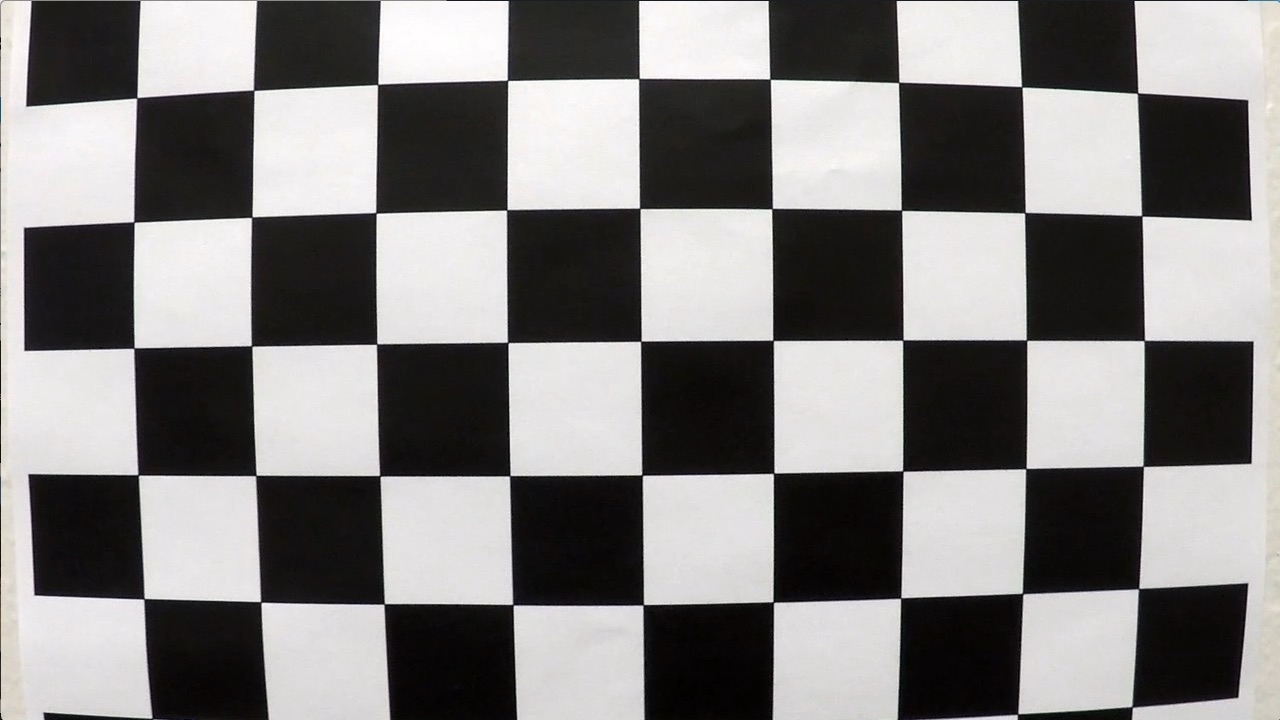
#> input picture camera_cal/calibration1.jpg, 1280 x 720 px; its folder holds only this picture in this run
$ jupyter execute --allow-errors project.ipynb   (shell and % lines are left out)   (older library calls are emulated)
#> lines starting #> are read from the running program, lines starting #| are printed output that depends on the picture; after the words box and inside, x2 and y2 are one past the last pixel; in counts of white or black regions, pixels touching at a corner belong together; long printed decimals are rounded
## Advanced Lane Finding Project

The goals / steps of this project are the following:

* Compute the camera calibration matrix and distortion coefficients given a set of chessboard images.
* Apply a distortion correction to raw images.
* Use color transforms, gradients, etc., to create a thresholded binary image.
* Apply a perspective transform to rectify binary image ("birds-eye view").
* Detect lane pixels and fit to find the lane boundary.
* Determine the curvature of the lane and vehicle position with respect to center.
* Warp the detected lane boundaries back onto the original image.
* Output visual display of the lane boundaries and numerical estimation of lane curvature and vehicle position.

---
## First, I'll compute the camera calibration using chessboard images

[cell 1]
import numpy as np
import cv2
import glob
import matplotlib.pyplot as plt

# setup 54 x 2 array of object points to map each location in 6 x 9 chessbord
# n = num of rows in chessboard
# k = num of cols in chessboard
# row | col
# j->n  i
# j->n  i+1
# j->n  i+k
objp = np.zeros((6*9,3), np.float32)
objp[:,:2] = np.mgrid[0:9,0:6].T.reshape(-1,2)

# Arrays to store object points and image points from all the images.
objpoints = [] # 3d points in real world space
imgpoints = [] # 2d points in image plane.

# Make a list of calibration images
images = glob.glob('../camera_cal/calibration*.jpg')

# loop through the list and search for chessboard corners
for fname in images:
    img = cv2.imread(fname)
#> img is the input picture: shape (720, 1280, 3); mean B, G, R 127.8, 128.4, 130.1
    gray = cv2.cvtColor(img,cv2.COLOR_BGR2GRAY)

    # Find the chessboard corners for each image
    ret, corners = cv2.findChessboardCorners(gray, (9,6),None)
#> ret = False; corners = None
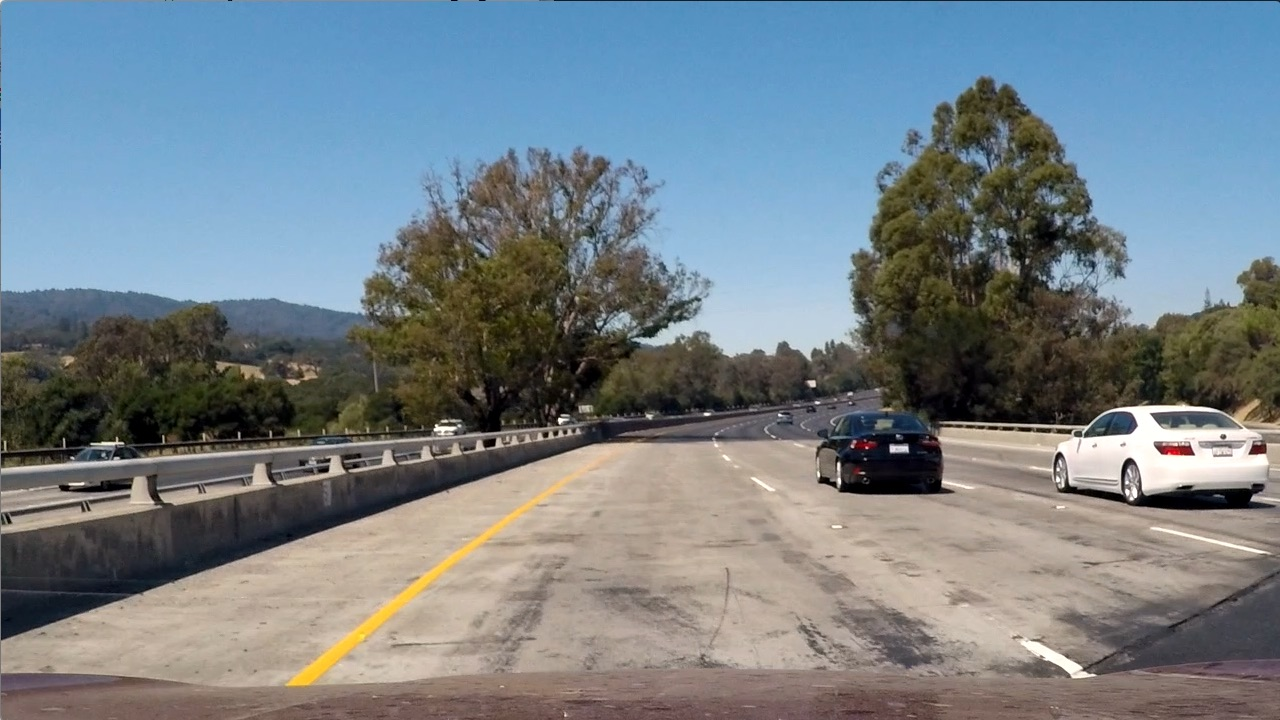
#> input picture test_images/test1.jpg, 1280 x 720 px
#> further down, image is the input picture: shape (720, 1280, 3); mean B, G, R 135.5, 128.7, 117.5

    # If found, add object points, image points
    if ret == True:
        objpoints.append(objp) # add each map of obj points for each image in the objpoints list
        imgpoints.append(corners) # add each array of corner points for each image in the imgpoints list

        # Draw and display the corners found on each image
        img = cv2.drawChessboardCorners(img, (9,6), corners, ret)
        cv2.imshow('img',img)
        cv2.waitKey(500)

cv2.destroyAllWindows()

[cell 2]
import pickle

# Test undistortion on an image
img = cv2.imread('../camera_cal/test_image.jpg')
#> (the rest of this cell did not finish here and is left out)

[cell 3]
# Save the camera calibration result for later use (we won't worry about rvecs / tvecs)
dist_pickle = {}
#> (the rest of this cell did not finish here and is left out)

## Second, I'll create a binary threshold by using gradients and color transforms

[cell 4]
import numpy as np
import cv2
import matplotlib.pyplot as plt
import matplotlib.image as mpimg
import matplotlib.patches as patches
#%matplotlib inline
#import glob

[cell 5]
def binary_threshold(img, s_thresh=(180, 255), l_thresh=(225, 255), b_thresh=(155, 200)):
#> called with s_thresh = (180, 255), l_thresh = (225, 255), b_thresh = (155, 200)
    gray = cv2.cvtColor(img, cv2.COLOR_BGR2GRAY)

    # Convert to HLS color space and separate the S channel
    hls = cv2.cvtColor(img, cv2.COLOR_BGR2HLS)
#> hls: shape (720, 1280, 3); mean of channels 0, 1, 2 60.2, 126.7, 74.4
    s_channel = hls[:,:,2]

    luv = cv2.cvtColor(img, cv2.COLOR_BGR2LUV)
#> luv: shape (720, 1280, 3); mean of channels 0, 1, 2 133.8, 93.4, 128.6
    l_channel = luv[:,:,0]

    #lab = cv2.cvtColor(img, cv2.COLOR_BGR2Lab)
    #b_channel = #lab[:,:,2]
    b_channel = cv2.cvtColor(img, cv2.COLOR_BGR2Lab)[:,:,2]

    # Sobel x
    sobelx = cv2.Sobel(gray, cv2.CV_64F, 1, 0) # Take the derivative in x on gray scale of image
    #scaled_sobelx = np.uint8(255*abs_sobelx/np.max(abs_sobelx))
    sobely = cv2.Sobel(gray, cv2.CV_64F, 0, 1) # Take the derivative in y on gray scale of image
    gradmag = np.sqrt(sobelx**2 + sobely**2)
   # Rescale to 8 bit
    scale_factor = np.max(gradmag)/255
#> scale_factor = 3.69
    gradmag = (gradmag/scale_factor).astype(np.uint8)

    # Threshold light channel to be more robust to shadows
    l_binary = np.zeros_like(l_channel)
    l_binary[(l_channel >= l_thresh[0]) & (l_channel <= l_thresh[1])] = 1

    # Threshold yellow colors
    b_binary = np.zeros_like(b_channel)

    b_binary[(b_channel >= b_thresh[0]) & (b_channel <= b_thresh[1])] = 1

    # Threshold saturation/color channel to detect both yellow/white lines
    s_binary = np.zeros_like(s_channel)
    s_binary[(s_channel >= s_thresh[0]) & (s_channel <= s_thresh[1])] = 1

# [6 lines of commented-out code are left out]

    combined_binary = np.zeros_like(b_binary)
    combined_binary[(b_binary == 1) | (l_binary == 1)] = 1

    return combined_binary

#image = mpimg.imread('../test_images/test1.jpg')
image = cv2.imread('../test_images/test1.jpg')
com_binary = binary_threshold(image)
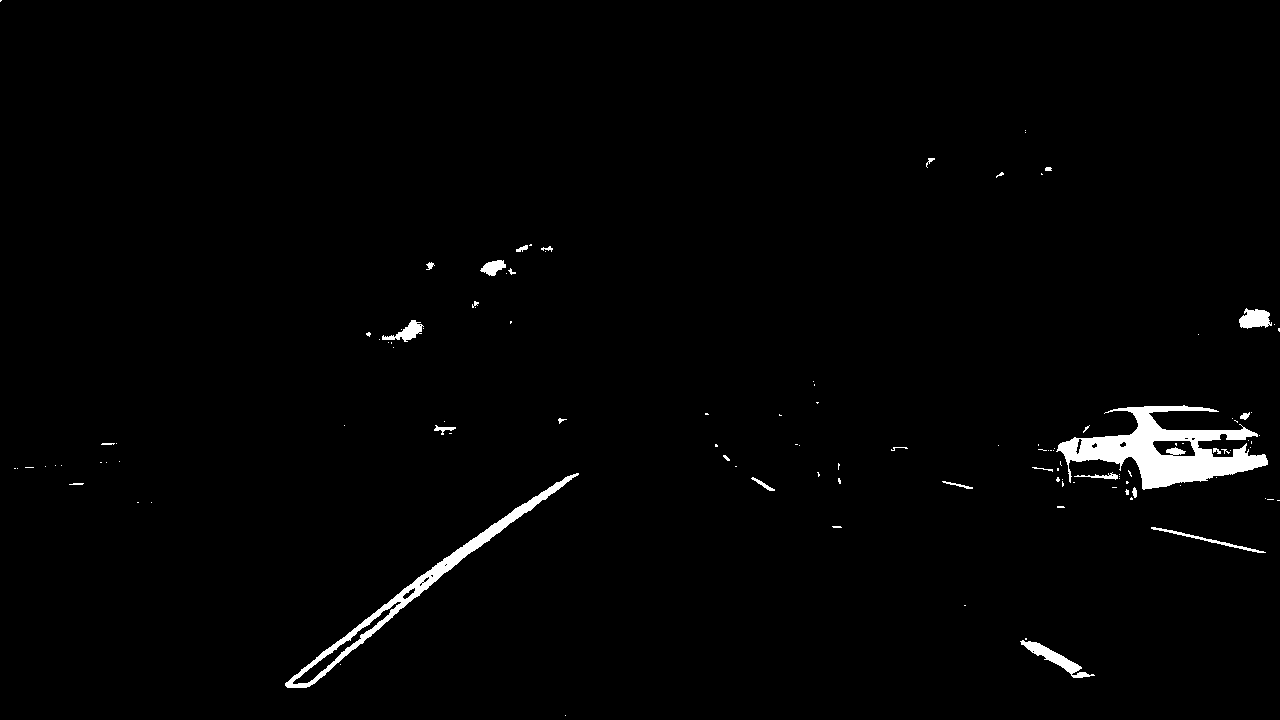
#> com_binary: shape (720, 1280); values 0 (black) and 1 (white), 1.6% white; 118 white regions (91 under 20 px), largest, box (x1, y1, x2, y2) and area: (1056, 405, 1268, 490) 7462, (285, 473, 579, 688) 3583, (1020, 640, 1095, 678) 707

f, (ax1, ax3) = plt.subplots(1, 2, figsize=(24, 9))
ax1.imshow(cv2.cvtColor(image, cv2.COLOR_BGR2RGB))
ax1.set_title('Original Image', fontsize=40)

ax3.imshow(com_binary, cmap='gray')
ax3.set_title('Combined Result', fontsize=40)
plt.subplots_adjust(left=0.03, right=0.96, top=0.9, bottom=0.)

plt.savefig('Threshold_Result.jpg')

## Next, I'll apply a perspective transform

[cell 6]
image = mpimg.imread('../test_images/test1.jpg')

[cell 7]
def warper(img, src, dst):

    # Compute and apply perspective transform
    img_size = (img.shape[1], img.shape[0])
    M = cv2.getPerspectiveTransform(src, dst)
    warped = cv2.warpPerspective(img, M, img_size, flags=cv2.INTER_NEAREST)  # keep same size as input image

    return warped

img_size = (image.shape[1], image.shape[0])
#> img_size = (1280, 720)

# get source and dest pts
# adjust to capture lane lines
src = np.float32(
    [[(img_size[0] / 2) - 70, img_size[1] / 2 + 118],
    [((img_size[0] / 6) + 30), img_size[1]],
    [(img_size[0] * 5 / 6) + 100, img_size[1]],
    [(img_size[0] / 2 + 120), img_size[1] / 2 + 118]])

print(src)
#| [[ 570.       478.     ]
#|  [ 243.333  720.     ]
#|  [1166.6666   720.     ]
#|  [ 760.       478.     ]]

# remap to rectangle for full top down view of lines
dst = np.float32(
    [[(img_size[0] / 4), 0],
    [(img_size[0] / 4), img_size[1]],
    [(img_size[0] * 3 / 4), img_size[1]],
    [(img_size[0] * 3 / 4), 0]])

top_down = warper(image,src,dst)

f, (ax1, ax2) = plt.subplots(1, 2, figsize=(24, 9))
f.tight_layout()
ax1.imshow(cv2.cvtColor(image, cv2.COLOR_BGR2RGB))
ax1.set_title('Original Image', fontsize=50)
ax1.add_patch(patches.Polygon(src,closed=True,fill=False,lw=3.0,color='r'))

ax2.imshow(cv2.cvtColor(top_down, cv2.COLOR_BGR2RGB))
ax2.set_title('Warped Image', fontsize=50)
ax2.add_patch(patches.Polygon(dst,closed=True,fill=False,lw=3.0,color='r'))

plt.subplots_adjust(left=0.04, right=0.95, top=0.9, bottom=0.)

plt.savefig('Warped_Result.jpg')
#> figure, not shown here; B, G, R data is drawn as R, G, B

## Next, I apply a sliding window search through a convolution to identify the lane lines.

[cell 8]
# window settings
window_width = 25
window_height = 80 # Break image into 9 vertical layers since image height is 720
margin = 5 # How much to slide left and right for searching

def process_image(image,src,dst):
    image = cv2.undistort(image, mtx, dist, None, mtx) # undistort with camera calibration
    image = binary_threshold(image) # run binary threshold
    image = warper(image,src,dst) # run perspective transform

    return image

# [44 lines left out: functions window_mask, find_window_centroids, not called in this run]

#image = mpimg.imread('../test_images/test1.jpg')
image = cv2.imread('../test_images/test6.jpg')
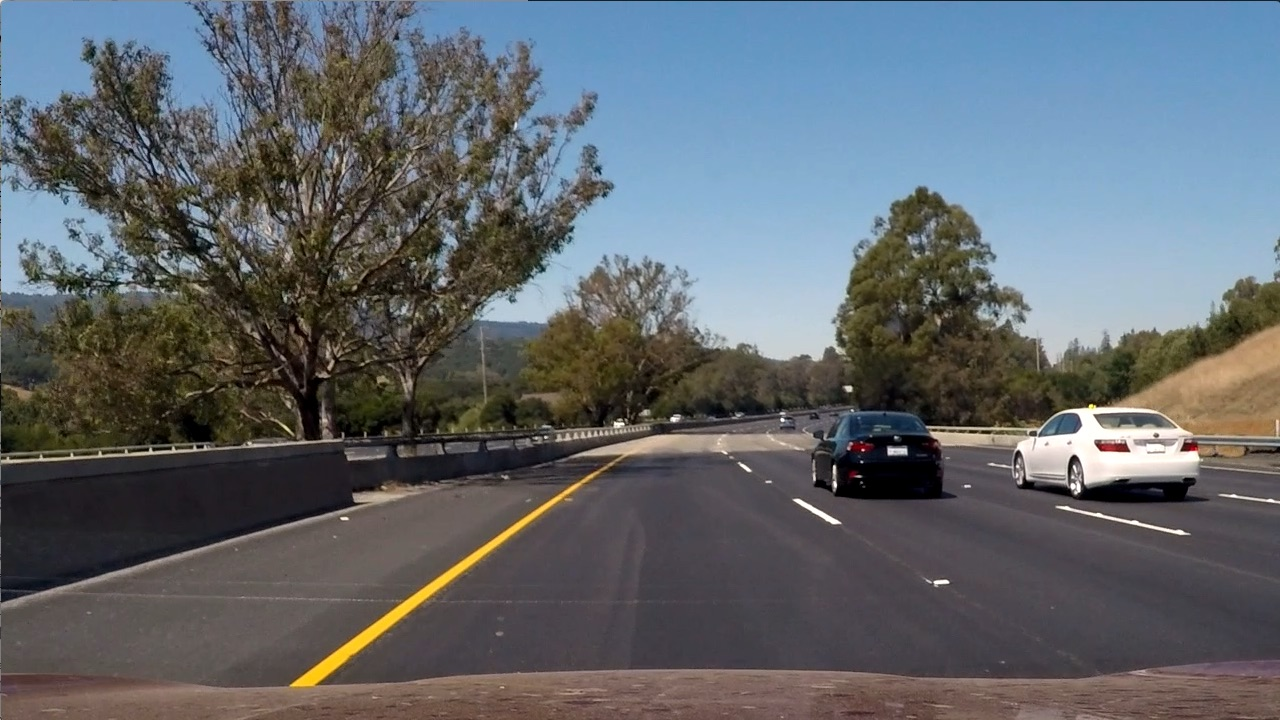
#> input picture test_images/test6.jpg, 1280 x 720 px
#> image is the input picture: shape (720, 1280, 3); mean B, G, R 107.9, 102.6, 97

#> (the rest of this cell did not finish here and is left out)

[cell 9]
def process_image(image,src,dst):
    image = cv2.undistort(image, mtx, dist, None, mtx) # undistort with camera calibration
    image = binary_threshold(image) # run binary threshold
    image = warper(image,src,dst) # run perspective transform

    return image

image = cv2.imread('../test_images/test1.jpg')

#> (the rest of this cell did not finish here and is left out)

## Next, I fit a polynomial to the pixels identified in the sliding window.

[cell 10]
# [12 lines left out: function fitpolypixels, not called in this run]

#print(l_points.shape)
#print(np.argwhere(l_points == 255).shape)

#> (the rest of this cell did not finish here and is left out)

[cell 11]
# Assume you now have a new warped binary image
# from the next frame of video (also called "binary_warped")
# It's now much easier to find line pixels!
# [49 lines left out: function simpleLaneFinder, not called in this run]

[cell 12]
# [9 lines left out: function get3pointRadius, not called in this run]

[cell 13]
# [23 lines left out: function calcRadiusCurv, not called in this run]

[cell 14]
# [42 lines left out: function drawPolygon, not called in this run]

[cell 15]
# Define a class to receive the characteristics of each line detection
class Line():
    def __init__(self):
        # was the line detected in the last iteration?
        self.detected = False
        # x values of the last n fits of the line
        self.recent_xfitted = []
        #average x values of the fitted line over the last n iterations
        self.bestx = None
        #polynomial coefficients averaged over the last n iterations
        self.best_fit = None
        #polynomial coefficients for the most recent fit
        self.current_fit = [np.array([False])]
        #radius of curvature of the line in some units
        self.radius_of_curvature = None
        #distance in meters of vehicle center from the line
        self.line_base_pos = None
        #difference in fit coefficients between last and new fits
        self.diffs = np.array([0,0,0], dtype='float')
        #x values for detected line pixels
        self.allx = None
        #y values for detected line pixels
        self.ally = None
        # number of iterations
        self.n_iterations = 0
        self.current_fitx = None
        self.basepts = None
        self.slope_ours = 0

    # [8 lines left out: function compareLines, not called in this run]

    def setbasepts(self,basepts):
        self.basepts = basepts

    def setdiffs(self,new_coeff):
        self.diffs = newcoeff-self.current_fit

    def setcurrentfitx(self,current_fitx):
        self.current_fitx = current_fitx

    # [6 lines left out: function setcurrentfit, not called in this run]

    def set_radius_of_curvative(self,radius_of_curvature):
        self.set_radius_of_curvative = radius_of_curvature

    def isLineDetected(self):
        return self.detected

    def setLineBasPos(self,line_base_pos):
        self.line_base_pos = line_base_pos

    # [22 lines left out: functions setxypixels, updateBestX, updateBestFit, not called in this run]

[cell 16]
class cameraData(): # Class of camera Data
    def __init__(self):
        self.dist_pickle = pickle.load( open( "../camera_cal/wide_dist_pickle.p", "rb" ) )
        self.mtx = self.dist_pickle['mtx']
        self.dist = self.dist_pickle['dist']

class warpData(): # Class of warp Data
    # [11 lines left out: function __init__, not called in this run]

[cell 17]
def pipeline(image):
    image = cv2.cvtColor(image, cv2.COLOR_RGB2BGR)
    img_size = (image.shape[1], image.shape[0])
#> img_size = (1280, 720)
    cameraInst = cameraData() # get camera Data
    warpInst = warpData(img_size) # get warp Data
    undist = cv2.undistort(image, cameraInst.mtx, cameraInst.dist, None, cameraInst.mtx) # undistort with camera calibration
    bi_image = binary_threshold(undist) # run binary threshold
    warp_image = warper(bi_image,warpInst.src,warpInst.dst) # run perspective transform
    previousLineDetected = (leftLine.isLineDetected() and rightLine.isLineDetected())
    #isLinedetected = True
    #print(previousLineDetected)
    if (previousLineDetected):
        left_pts, right_pts, left_fitx, right_fitx, ploty, left_fit, right_fit, isLinedetected = simpleLaneFinder(warp_image, leftLine.current_fit, rightLine.current_fit)
        leftLine.detected = isLinedetected
        rightLine.detected = isLinedetected
        #previousLineDetected = (leftLine.isLineDetected() and rightLine.isLineDetected())
    if (not leftLine.detected or not rightLine.detected):
        # [6 lines of commented-out code are left out]
        left_pts, right_pts, left_fitx, right_fitx, ploty, left_fit, right_fit, leftLine.detected, rightLine.detected, out = sliding_window(warp_image)
        # [4 lines of commented-out code are left out]

    if(leftLine.detected):
        # update left/right lane class data
        leftLine.setcurrentfit(left_fit)
        leftLine.setcurrentfitx(left_fitx)
    #leftLine.setxypixels(left_pts[:,1],left_pts[:,0])
#     leftLine.updateBestX()
#     leftLine.updateBestFit()

    if(rightLine.detected):
        rightLine.setcurrentfit(right_fit)
        rightLine.setcurrentfitx(right_fitx)
    # [7 lines of commented-out code are left out]


    left_curverad, right_curverad = calcRadiusCurv(left_pts, right_pts, leftLine.current_fit, rightLine.current_fit) #add radius of curvature calculation
    result = drawPolygon(warp_image, image, undist, warpInst.dst, warpInst.src, leftLine.current_fitx, rightLine.current_fitx, ploty, left_curverad, right_curverad) #add final image augmentation
    result = cv2.cvtColor(result, cv2.COLOR_BGR2RGB)
    return result

[cell 18]
leftLine = Line()
rightLine = Line()
image = mpimg.imread('../test_images/test1.jpg')
#image = cv2.imread('../test_images/test4.jpg')
#> (the rest of this cell did not finish here and is left out)

[cell 19]
leftLine = Line()
rightLine = Line()
image = mpimg.imread('../test_images/test3.jpg')
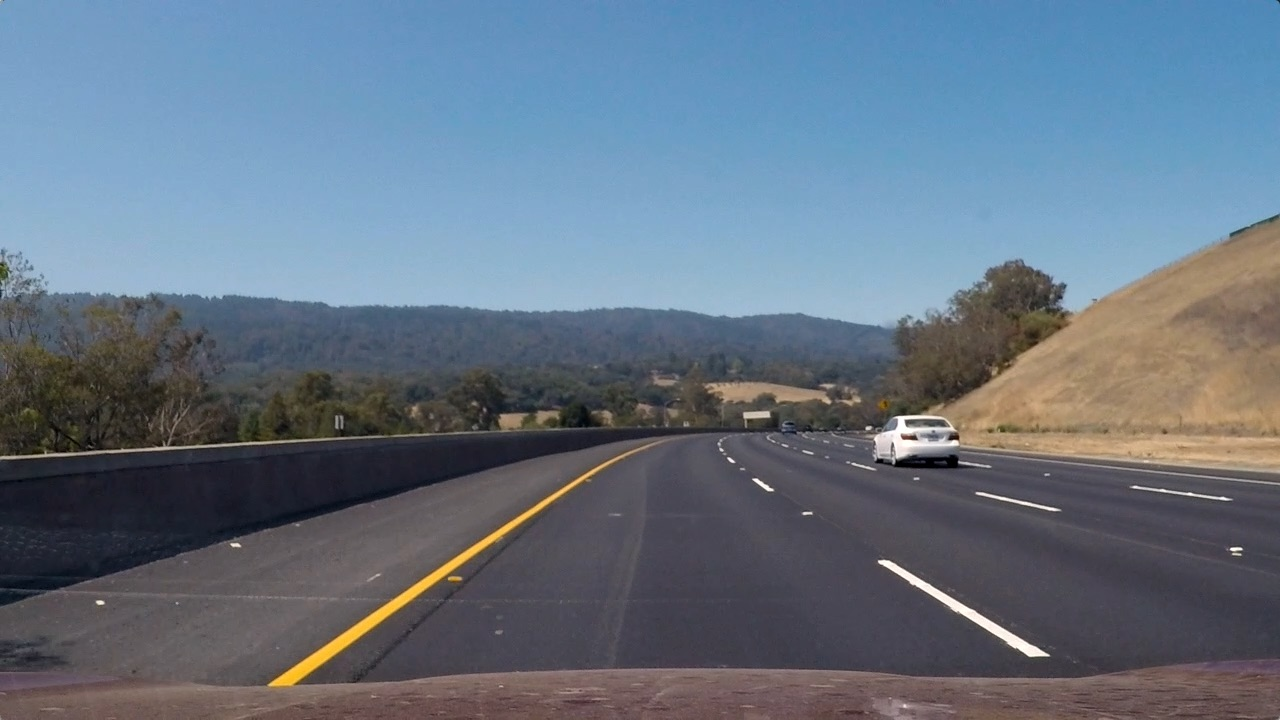
#> input picture test_images/test3.jpg, 1280 x 720 px
#> image is the input picture: shape (720, 1280, 3); mean R, G, B 101.1, 115.3, 130.7
#> (the rest of this cell did not finish here and is left out)

plt.imshow(result)
